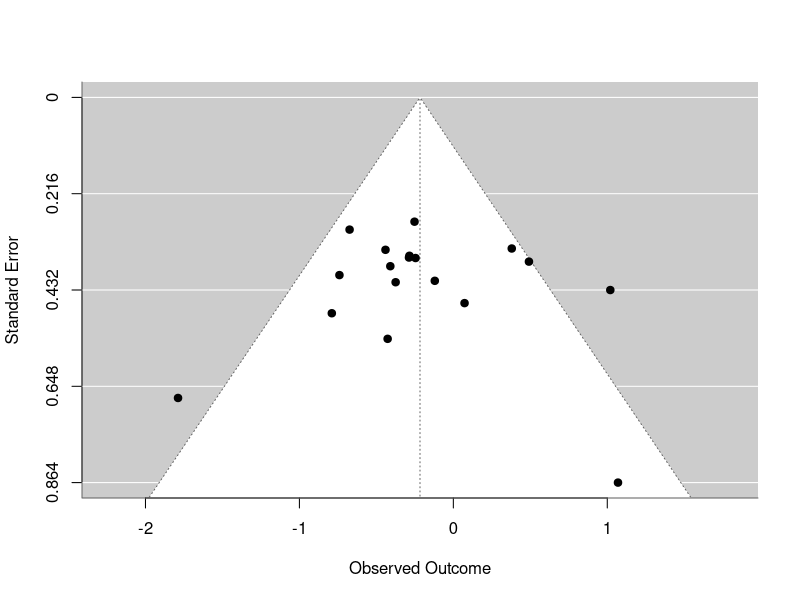
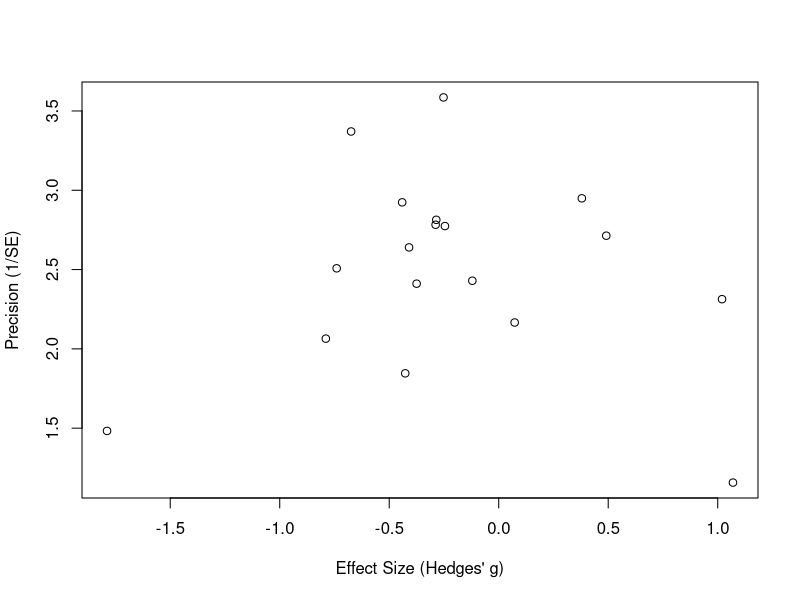
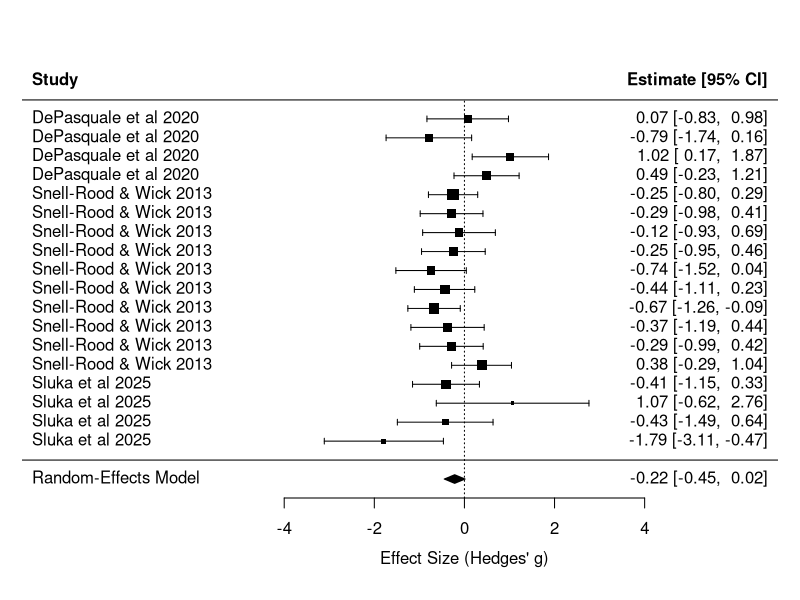

These figures' R source, in order: (Note: this script raises an error after producing the figures.)
#----packages----
install.packages("metafor",dependencies=TRUE,repos="https://cloud.r-project.org")
library(metafor)

#extracting and scaling first year of collection and length of collection
data <- read.csv('data/meta_analysis.csv')
data$first_collection <- as.numeric(sub("-.*", "", data$collection_period))
data$length_of_collection <- as.numeric(sub(".*-", "", data$collection_period)) - data$first_collection
data$first_collection_scaled <- scale(data$first_collection, center = TRUE, scale = TRUE)
data$length_of_collection_scaled <- scale(data$length_of_collection, center = TRUE, scale = TRUE)

#---- some playing with plots ----

#estimating SE
data$SE <- (data$upper95 - data$lower95) / (2 * 1.96)
data$location <- factor(data$location)
levels(data$location)
data$relativeby <- factor(data$relativeby)
levels(data$relativeby)
data$location <- relevel(data$location, ref = "plains")

#formatting for plotting
meta <- rma(yi = data$hedgesg, sei = data$SE, data = data, method = "REML")

summary(meta)

#plotting
funnel(meta)

plot(data$hedgesg, (1/data$SE), xlab = "Effect Size (Hedges' g)", ylab = "Precision (1/SE)")

forest(meta, slab = paste(data$paper, data$year), xlab = "Effect Size (Hedges' g)")

#---- a look at modelling ----

data$var <- data$SE^2

write.csv(data,"data/metafinal.csv", row.names = FALSE)

meta2 <- rma.mv(yi = hedgesg, 
                     V = var, 
                     random = ~ 1 | paper, 
                     data = data)
summary(meta2)

meta3 <- rma.mv(yi = hedgesg, 
                     V = var, 
                     mods = ~ relativeby + location + pca1, 
                     random = ~ 1 | species/paper, 
                     data = data)

summary(meta3)
print(meta3)

#---- plotting by species ----

data$label <- paste(data$paper, data$year, sep = ", ")

list(unique(data$legend))

colours <- c("seagreen3", "skyblue2", "thistle2", "olivedrab3", "plum3", "slategray3", 
            "pink2", "green4", "cyan3", "magenta2", "purple4")

colourpallet <- setNames(colours, c("Blarina brevicuada", "Eptesicus fuscus", "Microtus pennsylvanicus", "Peromyscus leucopus", "Clethrionomys gapperi", "Geomys bursarius", "Myotis lucifugus", "Scuirus carolinensis", "Sorex cinereus", "Tamiasciurus hudsonicus", "Procyon loctor"))



forest(meta3,cex.lab=0.8,cex.axis=0.8,addfit=TRUE,shade="zebra", order = 'obs', slab = data$label, colout = colourpallet[data$legend])


layout(matrix(c(1, 2), nrow = 1), widths = c(3, 1))
forest(meta3,cex.lab=0.8,cex.axis=0.8,addfit=TRUE,shade="zebra", order = 'obs', slab = data$label, colout = row_colors)
par(mar = c(5, 4, 4, 4) + 1)
legend("right", legend = names(colourpallet), fill = colourpallet, cex = 0.7, inset = c(-0.43, 0), xpd = TRUE, bty = "n")
?forest

#---- plotting by ecoregion ----

ecoregion_coulors <- c("plains" = "lightgreen", "east" = "lightblue", 
                      "west" = "lightcoral", "desert" = "khaki")
row_colours <- ecoregion_colours[data$location]

forest(meta3,cex.lab=0.8,cex.axis=0.8,addfit=TRUE,shade="zebra", order = 'obs', slab = data$label, colout = row_colors)


#---- egger's test ----

regtest(meta, model = "rma")
